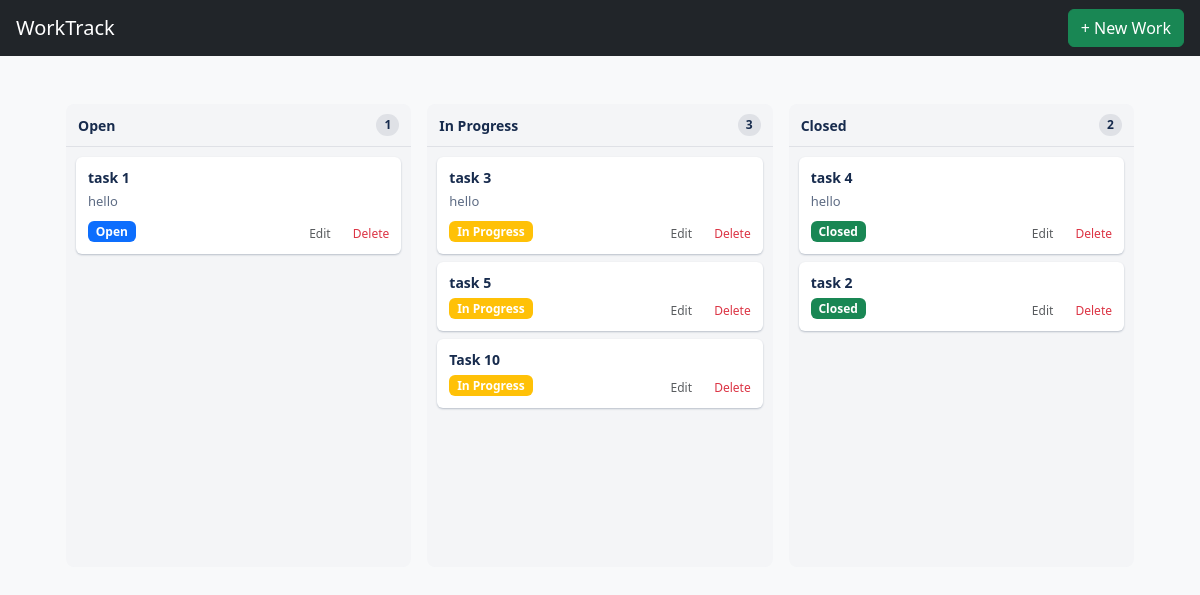
The page / on the database its author committed.
### worktrack/models.py (models this page shows, shortened)
class WorkStatus(models.Model):
    WORK_STATES = [
        ('OPEN', 'Open'),
        ('IN_PROGRESS', 'In Progress'),
        ('CLOSED', 'Closed'),
    ]
    work = models.ForeignKey(Work,on_delete=models.CASCADE,related_name='states')
    state = models.CharField(max_length=20,choices=WORK_STATES,default='OPEN')
    position = models.PositiveIntegerField(default=0)
    opened_at = models.DateTimeField(auto_now_add=True)
    closed_at = models.DateTimeField(null=True, blank=True)
    class Meta:
        ordering = ['position']
        unique_together = ('work', 'state')

class Work(models.Model):
    title = models.CharField(max_length=120)
    description = models.TextField(blank=True)
    assigned_by = models.ForeignKey(User,on_delete=models.SET_NULL,null=True,related_name="assigned_works")
    assigned_to = models.ForeignKey(User,on_delete=models.SET_NULL,null=True,related_name="tasks")
    created_at = models.DateTimeField(auto_now_add=True)

### worktrack/views.py (the view)
# urls.py: path('', KanbanView.as_view(), name='kanban'),
class KanbanView(TemplateView):
    template_name = "worktrack/kanban.html"
    def get_context_data(self, **kwargs):
        context = super().get_context_data(**kwargs)
        context["columns"] = [
            {
                "key": "OPEN",
                "title": "Open",
                "items": WorkStatus.objects
                    .filter(state="OPEN")
                    .select_related("work", "work__assigned_to")
            },
            {
                "key": "IN_PROGRESS",
                "title": "In Progress",
                "items": WorkStatus.objects
                    .filter(state="IN_PROGRESS")
                    .select_related("work", "work__assigned_to")
            },
            {
                "key": "CLOSED",
                "title": "Closed",
                "items": WorkStatus.objects
                    .filter(state="CLOSED")
                    .select_related("work", "work__assigned_to")
            },
        ]
        return context

### worktrack/templates/worktrack/kanban.html
{% extends "worktrack/base.html" %}
{% block content %}
<div class="kanban-wrapper">
    <div class="row g-3">
        {% for column in columns %}
        <div class="col-md-4">
            <div class="kanban-column-wrapper">
                <div class="kanban-header">
                    <span class="kanban-title">{{ column.title }}</span>
                    <span class="kanban-count">{{ column.items|length }}</span>
                </div>
                <div class="kanban-column"
                     data-state="{{ column.key }}">
                    {% for status in column.items %}
                    <div class="kanban-card"
                         draggable="true"
                         data-status-id="{{ status.id }}">
                        <div class="kanban-card-title">
                            {{ status.work.title }}
                        </div>
                        {% if status.work.description %}
                        <div class="kanban-card-desc">
                            {{ status.work.description|truncatechars:80 }}
                        </div>
                        {% endif %}
                        <div class="kanban-card-footer">
                            <span class="badge
                                {% if column.key == 'OPEN' %} bg-primary
                                {% elif column.key == 'IN_PROGRESS' %} bg-warning
                                {% else %} bg-success
                                {% endif %}">
                                {{ column.title }}
                            </span>
                            <div class="kanban-actions">
                                <a href="{% url 'work_update' status.work.id %}"
                                class="text-muted small me-2">Edit</a>
                                <a href="{% url 'work_delete' status.work.id %}"
                                class="text-danger small"
                                onclick="return confirm('Delete this work?');">
                                Delete
                                </a>
                            </div>
                        </div>
                    </div>
                    {% empty %}
                        <div class="kanban-empty">No work items</div>
                    {% endfor %}
                </div>
            </div>
        </div>
        {% endfor %}
    </div>
</div>
{% endblock %}

### worktrack/templates/worktrack/base.html (shortened to what this page needs)
<!DOCTYPE html>
<html>
<head>
    <link href="https://cdn.jsdelivr.net/npm/bootstrap@5.3.2/dist/css/bootstrap.min.css" rel="stylesheet">
</head>
<body class="bg-light">
    <nav class="navbar navbar-dark bg-dark px-3">
        <span class="navbar-brand">WorkTrack</span>
        <a href="{% url 'work_create' %}" class="btn btn-success">+ New Work</a>
    </nav>
    <div class="container mt-4">
        {% block content %}{% endblock %}
    </div>
</body>
</html>

### worktrack/templates/worktrack/base.html (style rules this page uses)
body { background: #f4f5f7; font-family: system-ui, -apple-system, BlinkMacSystemFont, "Segoe UI", sans-serif; }
.kanban-wrapper { padding: 24px; }
.kanban-column-wrapper { background: #f4f5f7; border-radius: 8px; height: 100%; display: flex; flex-direction: column; }
.kanban-header { padding: 10px 12px; font-weight: 600; font-size: 14px; display: flex; justify-content: space-between; align-items: center; color: #172b4d; border-bottom: 1px solid #dfe1e6; }
.kanban-count { font-size: 12px; background: #dfe1e6; padding: 2px 8px; border-radius: 12px; }
.kanban-column { padding: 10px; min-height: 420px; }
.kanban-card { background: #ffffff; border-radius: 6px; padding: 10px 12px; margin-bottom: 8px; box-shadow: 0 1px 2px rgba(9, 30, 66, 0.25); cursor: grab; transition: box-shadow 0.15s ease, transform 0.15s ease; }
.kanban-card-title { font-size: 14px; font-weight: 600; color: #172b4d; margin-bottom: 4px; }
.kanban-card-desc { font-size: 13px; color: #5e6c84; margin-bottom: 8px; }
.kanban-card-footer { display: flex; justify-content: space-between; align-items: center; }
.kanban-actions a { font-size: 12px; color: #5e6c84; margin-left: 10px; text-decoration: none; }

### rows shown on the page
WorkStatus: work "task 1", work.description "hello", title "Open"
WorkStatus: work "task 3", work.description "hello", title "In Progress"
WorkStatus: work "task 5", title "In Progress"
WorkStatus: work "Task 10", title "In Progress"
WorkStatus: work "task 4", work.description "hello", title "Closed"
WorkStatus: work "task 2", title "Closed"

### other values the page prints
{{ column.title }} "Open" "In Progress" "Closed"
{{ column.items|length }} "1" "3" "2"
